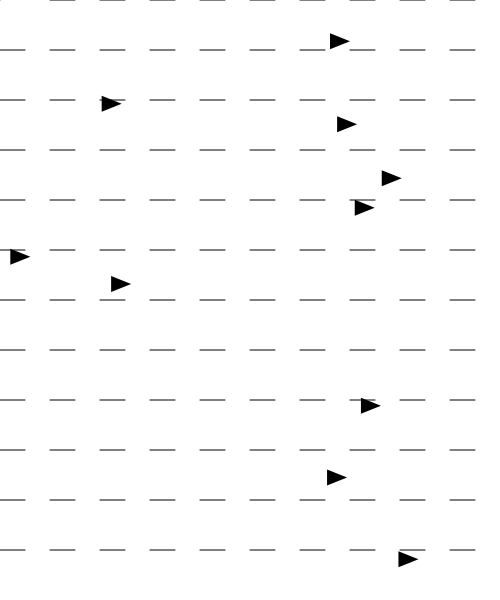
Frame 1 (no input)
Frame 60 (no input): identical to frame 1, image omitted
Frame 120 (the mouse pressed at the canvas centre since frame 60): identical to frame 1, image omitted

The p5.js sketch that drew this single still picture (run headless with seeded random() and noise() and a simulated clock; from frame 60 on, the mouse is pressed at the canvas centre):

// p5.js sketch
// ── sketch.js
"use strict";
var vehicles = [];
var resolution = 50;
var rows, cols;
var angles = [];

function setup() {
  createCanvas(500, 600);
  rows = ceil(height / resolution);
  cols = ceil(width / resolution);

  for (var i = 0; i < 10; i++) {
    vehicles.push(new Vehicle(random(width), random(height)));
  }
}

function draw() {
  background(255);

  angles = [];
  var xoff = 0;
  var zoff;
  for (var x = 0; x < cols; x++) {
    var yoff = 0;
    for (var y = 0; y < rows; y++) {


      var index = x + y * cols;
      var angle = noise(xoff, yoff, zoff) * TWO_PI;

      // //mouse
      // var angleAdj = sin(frameCount * 0.01) * PI;
      // var pos = createVector(x, y);
      // var mousePos = createVector(mouseX, mouseY);
      // var vector = p5.Vector.sub(mousePos, pos);
      // var angle = vector.heading() + angleAdj;

      angles[index] = angle;


      push();
      stroke(0);
      translate(x*resolution, y*resolution);
      rotate(angles);
      line(0, 0, resolution/2, 0);
      pop();

      xoff++;
      yoff++;

    }

    zoff += 0.003;
  }

  for (var i = 0; i < vehicles.length; i++) {

    var target = createVector(mouseX, mouseY);
    //vehicles[i].seek(target);
    vehicles[i].flow(angles);
    vehicles[i].update();
    vehicles[i].edges();
    vehicles[i].display();

  }
}
// ── vehicle.js
"use strict";

class Vehicle {
  constructor(x, y) {
    this.pos = createVector(x, y);
    this.vel = createVector();
    this.acc = createVector();
    this.angle = 0;
  }

  update() {
    this.vel.add(this.acc);
    this.pos.add(this.vel);
    this.acc.mult(0);
    this.angle = this.vel.heading();
    this.maxVel = 5;
    this.maxForce = 0.1;
  }

  edges() {
    if (this.pos.x < 0) {
      this.pos.x = width;
    } else if (this.pos.x > width) {
      this.pos.x = 0;
    }
    if (this.pos.y < 0) {
      this.pos.y = height;
    } else if (this.pos.y > height) {
      this.pos.y = 0;
    }
  }

  applyForce(f) {
    this.acc.add(f);
  }

  seek(target) {
    var desiredVel = p5.Vector.sub(target, this.pos);
    desiredVel.normalize();
    desiredVel.mult(this.maxVel);

    var steerForce = p5.Vector.sub(desiredVel, this.vel);
    steerForce.limit(this.maxForce);

    this.applyForce(steerForce);

  }

  flow(angle) {
    var desiredVel = p5.Vector.fromAngle(angle);
    //desiredVel.normalize();
    desiredVel.mult(this.maxVel);

    var steerForce = p5.Vector.sub(desiredVel, this.vel);
    steerForce.limit(this.maxForce);
    this.applyForce(steerForce);
  }
  display() {
    push();
    translate(this.pos.x, this.pos.y);
    rotate(this.angle);
    noStroke();
    fill(0);
    triangle(0, 0, -20, 8, -20, -8);
    pop();
  }
}
